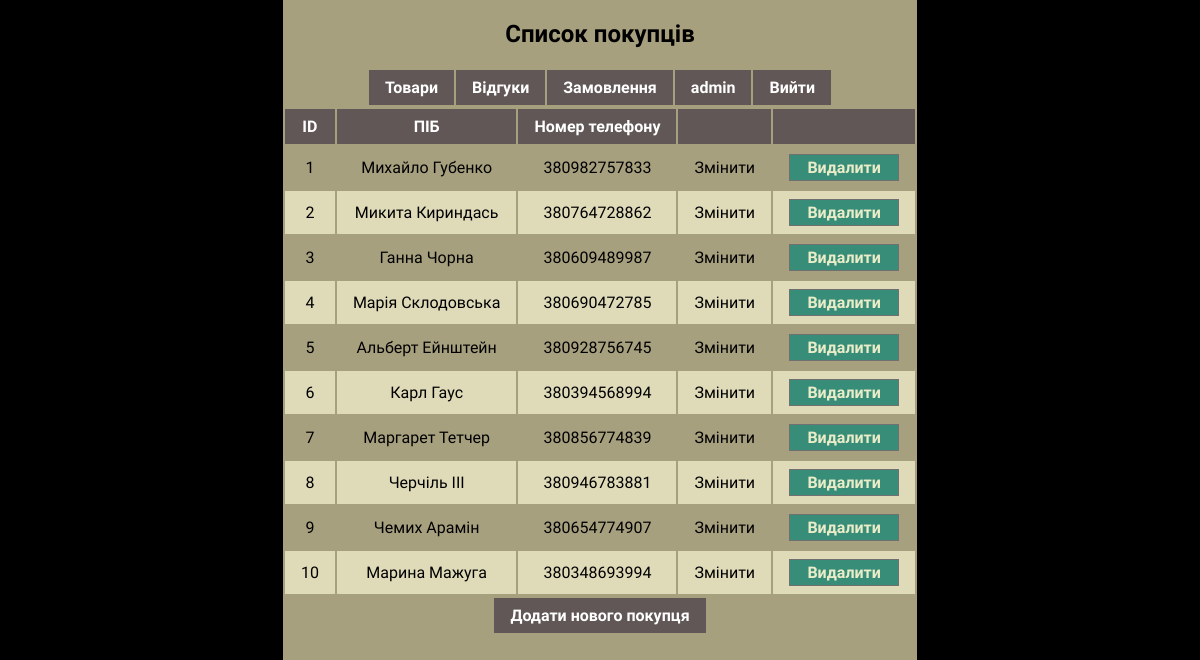
Screenshot of / (signed in) with the database file from the repository.
### tables this page shows
CREATE TABLE `Customers` (
  `customer_id` int NOT NULL,
  `full_name` char(50) NOT NULL,
  `phone_number` double NOT NULL
);

### index.php (the view, shortened to what this page needs)
<!DOCTYPE html>
<html>
<head>
<link rel="stylesheet" href="css/base.css">
</head>
<body>
<div class="divbgbd">
    <div class="container">
<h2>Список покупців</h2>
    </div>
<table>
    <tr>
        <th><a href="goods.php">Товари</a></th>
        <th><a href="reviews.php">Відгуки</a></th>
        <th><a href="orders.php">Замовлення</a></th>
        <th><?php echo $_COOKIE["usernamecookie"];?></th>
        <th><a href="logout.php">Вийти</a></th>
    </tr>
</table>
<?php
include "connect.php";
$sql = "SELECT * FROM Customers";
if($result = $conn->query($sql)){
    echo "<table><tr><th>ID</th><th>ПІБ</th><th>Номер телефону</th><th></th><th></th></tr>";
    foreach($result as $row){
        echo "<tr>";
            echo "<td>" . $row["customer_id"] . "</td>";
            echo "<td>" . $row["full_name"] . "</td>";
            if('admin' == $_COOKIE["userlevelcookie"]){
            echo "<td>" . $row["phone_number"] . "</td>";
            } else echo "<td>RESTRICTED</td>";
            if('admin' == $_COOKIE["userlevelcookie"]){
            echo "<td><a href='update_customers.php?customer_id=" . $row["customer_id"] . "'>Змінити</a></td>";
            echo "<td><form action='delete_customers.php' method='post'>
                        <input type='hidden' name='customer_id' value='" . $row["customer_id"] . "' />
                        <input type='submit' class='button' value='Видалити'>
                   </form></td>";
            } else {
                echo "<td></td>";
                echo "<td></td>";
            }
        echo "</tr>";
    }
    echo "</table>";
} else{
    echo "Помилка: " . $conn->error;
}
if('admin' == $_COOKIE["userlevelcookie"])
echo "<table>
    <tr>
        <th><a href='form_customers.php'>Додати нового покупця</a></th>
    </tr>
</table>"
?>
</div>
</body>
</html>

### css/base.css (style rules this page uses)
html,body { font-family: 'Unbounded', cursive; height: 100%; display: flex; flex-direction: column; margin: 0; padding: 0; opacity: 1; background: #707070; }
.button { border: 1px solid #707070; background-color: #378d78; color: #ebecc8; height: 27px; width: 110px; margin-left: auto; margin-right: auto; font-family: 'Unbounded', cursive; font-size: medium; font-weight: 600; }
.divbgbd { margin-left: auto; margin-right: auto; margin-top: 0px; height: 100%; padding: 0px, 30px, 0px; background-color: #a7a07f; }
h2, p { text-align: center; }
table { max-width: 100%; margin-left: auto; margin-right: auto; text-align: center; }
tr:nth-child(odd) { background-color: #dfdbb9; }
th { background-color: rgb(97, 87, 87); color: #fff; }
th, td { text-align: center; padding: 0.5em 1em; }
td a:link { color: black; }
td::before { display: none; }
a { color: white; text-decoration: none; }
a:link { color: white; text-decoration: none; }
body { background-color: #000; }

### rows the page displays
customers: customer_id "1", full_name "Михайло Губенко", phone_number "380982757833"
customers: customer_id "2", full_name "Микита Кириндась", phone_number "380764728862"
customers: customer_id "3", full_name "Ганна Чорна", phone_number "380609489987"
customers: customer_id "4", full_name "Марія Склодовська", phone_number "380690472785"
customers: customer_id "5", full_name "Альберт Ейнштейн", phone_number "380928756745"
customers: customer_id "6", full_name "Карл Гаус", phone_number "380394568994"
customers: customer_id "7", full_name "Маргарет Тетчер", phone_number "380856774839"
customers: customer_id "8", full_name "Черчіль ІІІ", phone_number "380946783881"
customers: customer_id "9", full_name "Чемих Арамін", phone_number "380654774907"
customers: customer_id "10", full_name "Марина Мажуга", phone_number "380348693994"

### other values shown
$_COOKIE["usernamecookie"] "admin"
